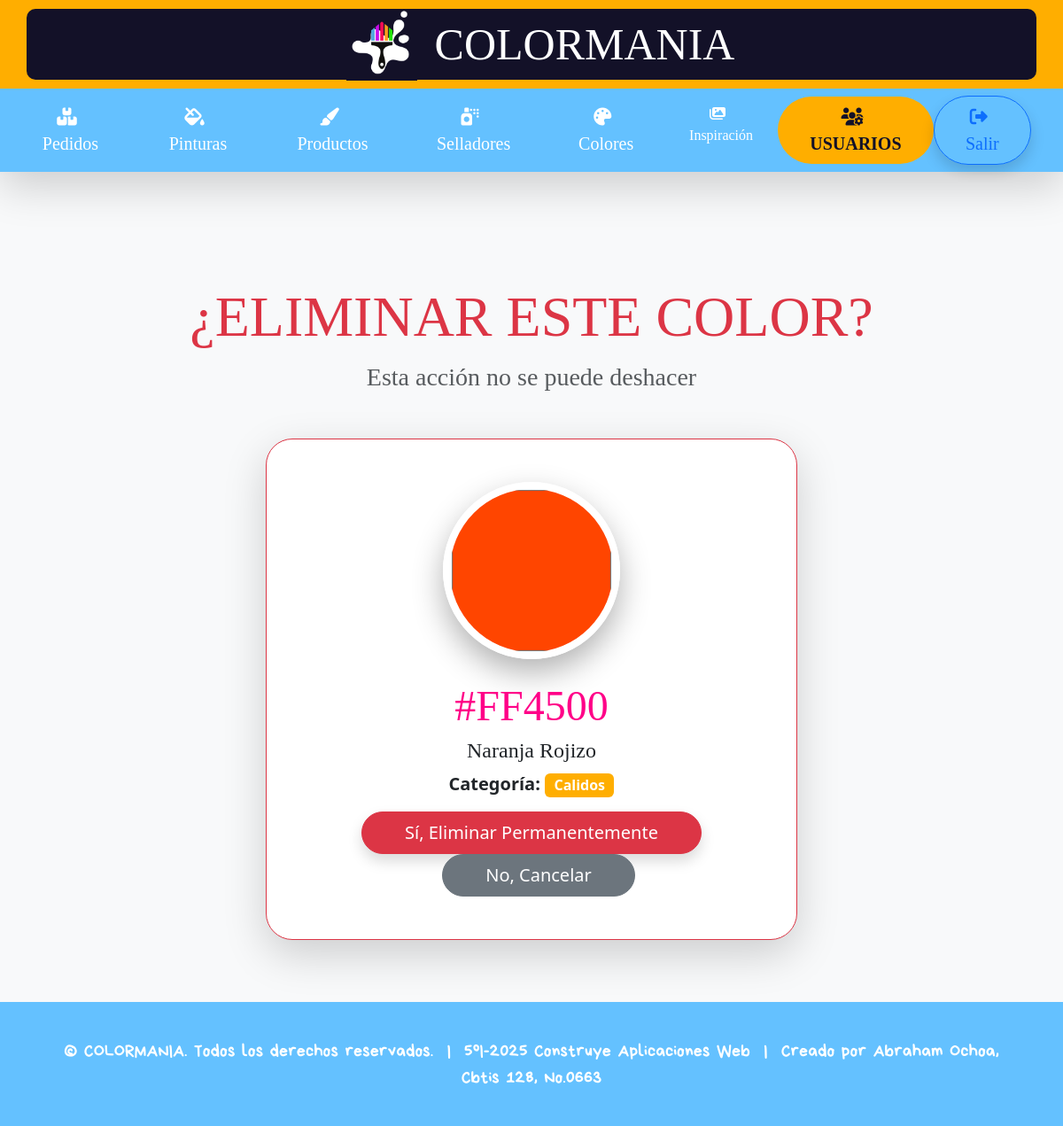
/admin-colores/1/eliminar/, run on the app's committed database.
### colormania/models.py (models this page shows, shortened)
class Color(models.Model):
    codigo = models.CharField(max_length=50)
    descripcion = models.CharField(max_length=250)
    tipo = models.CharField(max_length=30, choices=[
        ('CALIDOS', 'Calidos'),
        ('FRIOS', 'Frios'),
        ('GRISES', 'Grises'),
        ('PASTELES', 'Pasteles'),
        ('VIVOS', 'Vivos'),
    ])
    popularidad = models.IntegerField()
    class Meta:
        verbose_name = "Color"
        verbose_name_plural = "Colores"

### colormania/views.py (the view)
# urls.py: path('admin-colores/<int:pk>/eliminar/', views.eliminar_color, name='eliminar_color'),
def eliminar_color(request, pk):
    color = get_object_or_404(Color, pk=pk)
    if request.method == 'POST':
        color.delete()
        messages.success(request, "¡Color eliminado!")
        return redirect('admin_colores')
    return render(request, 'colormania/admin/acciones/eliminar_color.html', {'c': color})

### colormania/templates/colormania/admin/acciones/eliminar_color.html (shortened to what this page needs)
{% extends "colormania/admin/base_admin.html" %}
{% load static %}
{% block content %}
<div class="container mt-5 pt-5 text-center">
    <h1 class="bobby display-3 text-danger">
        ¿ELIMINAR ESTE COLOR?
    </h1>
    <p class="lead bobby fs-3 text-muted">Esta acción no se puede deshacer</p>
    <div class="card shadow-lg mx-auto border-danger mt-5" style="max-width: 600px; border-radius: 30px;">
        <div class="card-body p-5 text-center">
            <div class="mb-4">
                <input type="color" value="#{{ c.codigo }}" disabled
                       style="width: 200px; height: 200px; border: 8px solid white; border-radius: 50%; box-shadow: 0 15px 35px rgba(0,0,0,0.3);">
            </div>
            <h2 class="bobby Rfs-1" style="color: #ff0088; font-size: 3rem;">
                #{{ c.codigo }}
            </h2>
            <h4 class="bobby text-dark">{{ c.descripcion }}</h4>
            <p class="fs-5">
                <strong>Categoría:</strong>
                <span class="badge fs-6" style="background-color: #ffae00;">{{ c.get_tipo_display }}</span>
            </p>
            <form method="post" class="d-inline">
                <button type="submit" class="btn btn-danger btn-lg rounded-pill px-5 shadow">
                    Sí, Eliminar Permanentemente
                </button>
            </form>
            <a href="{% url 'admin_colores' %}" class="btn btn-secondary btn-lg rounded-pill px-5 ms-3">
                No, Cancelar
            </a>
        </div>
    </div>
</div>
{% endblock %}

### data on the page
Color: codigo "#ff4500", codigo "FF4500", descripcion "Naranja Rojizo", tipo "Calidos"
